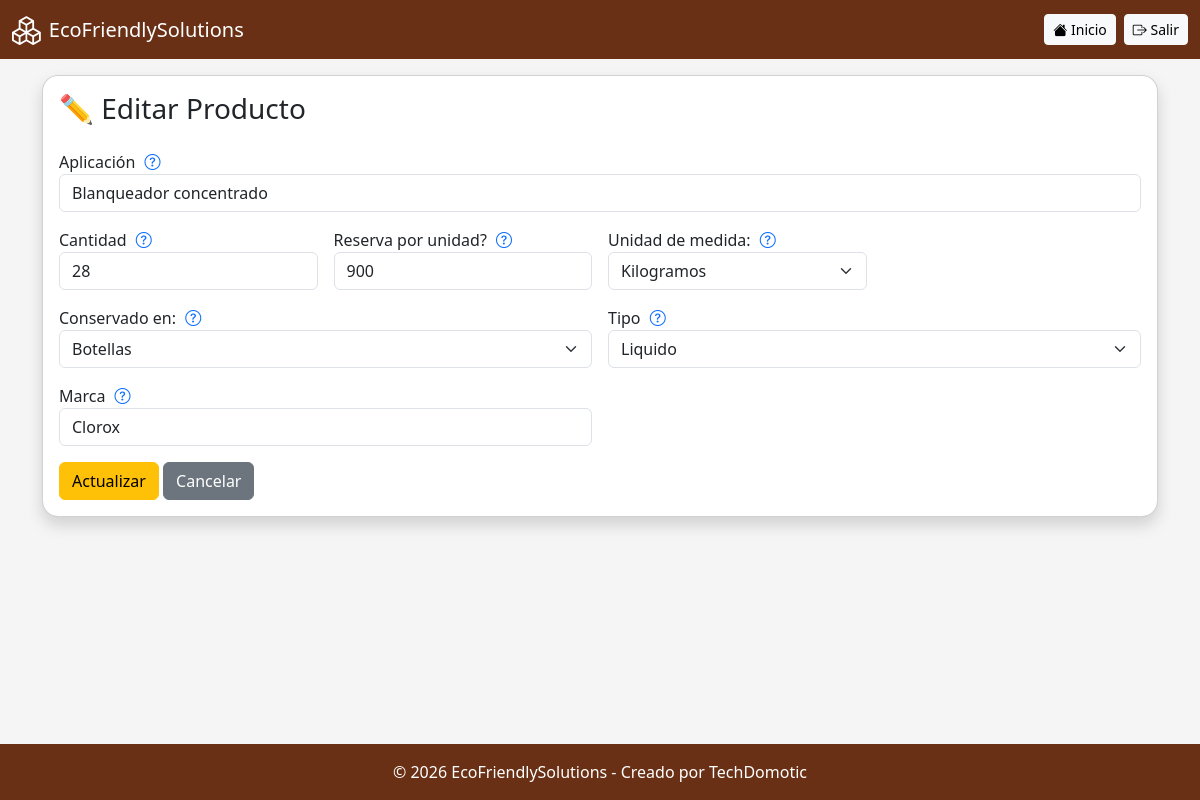
Page /productos/editar.php?id=3 (signed in) on the earlier database version.
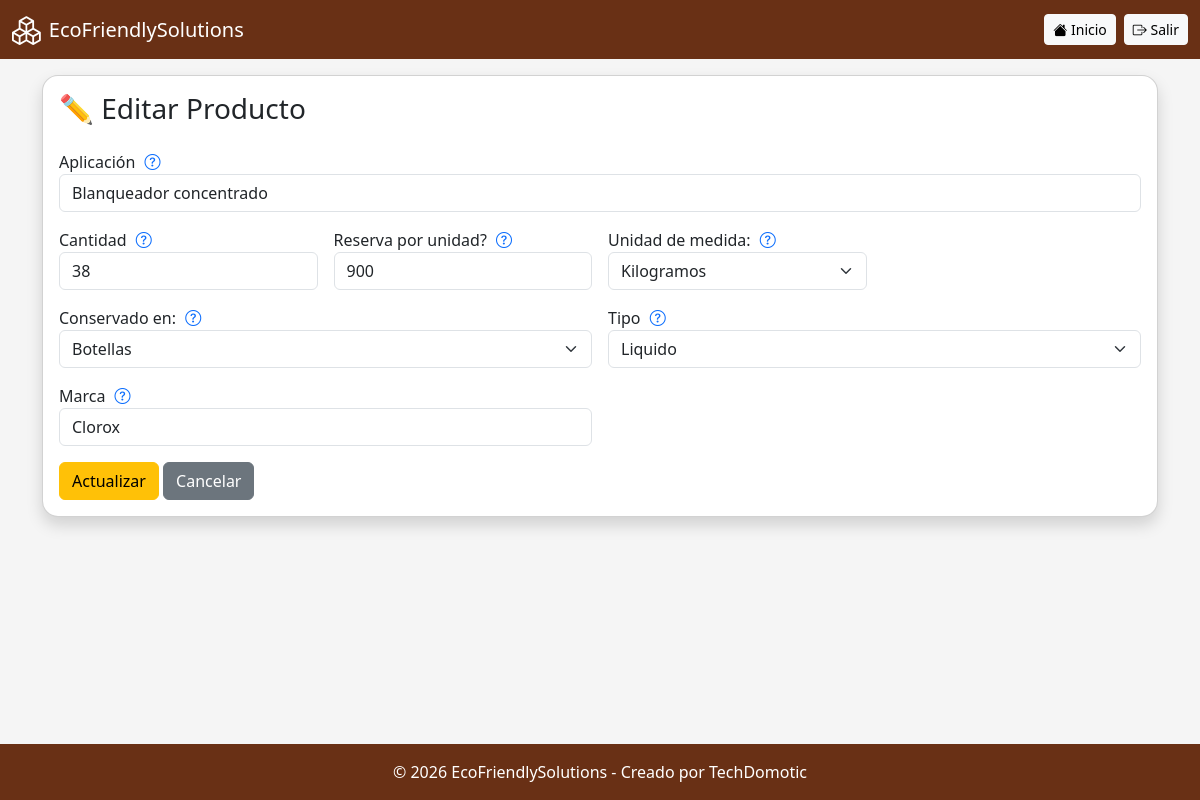
Same page on the later database version.
### tables this page shows
CREATE TABLE `productos` (
  `id_producto` int(11) NOT NULL,
  `nombre` varchar(250) NOT NULL,
  `cantidad` double DEFAULT NULL,
  `reserva` double DEFAULT NULL,
  `total` double DEFAULT NULL,
  `medida` varchar(120) DEFAULT NULL,
  `conservado` varchar(120) DEFAULT NULL,
  `tipo` varchar(120) DEFAULT NULL,
  `marca` varchar(120) DEFAULT NULL,
  `estatus` tinyint(1) DEFAULT 1,
  `fecha_eliminacion` timestamp NOT NULL DEFAULT current_timestamp() ON UPDATE current_timestamp(),
  `fecha_creacion` timestamp NOT NULL DEFAULT current_timestamp()
);

### productos/editar.php (the view, shortened to what this page needs)
<?php
include '../includes/conexion.php';
include '../includes/header.php';
$id = intval($_GET['id']);
$producto = $conn->query("
SELECT * FROM productos WHERE id_producto=$id
")->fetch_assoc();
?>
<div class="card shadow rounded-4">
<div class="card-body">
<h3 class="mb-4">✏️ Editar Producto</h3>
<form method="POST" class="row g-3">
<div class="col-12">
<label>Aplicaci&oacute;n
    <i class="bi bi-question-circle text-primary"
     style="cursor: pointer; margin-left: 5px;"
     data-bs-toggle="tooltip"
     data-bs-placement="top"
     title="Describa para qué sirve el producto. Ejemplo: Limpieza de superficies.">
  </i>
</label>
<input type="text" name="nombre"
class="form-control"
value="<?= htmlspecialchars($producto['nombre']); ?>"
required>
</div>
<div class="col-md-3">
<label>Cantidad
    <i class="bi bi-question-circle text-primary"
     style="cursor: pointer; margin-left: 5px;"
     data-bs-toggle="tooltip"
     data-bs-placement="top"
     title="Escriba en unidades cuantos productos tiene.">
    </i>
</label>
<input type="double"
name="cantidad"
class="form-control"
value="<?= $producto['cantidad']; ?>"
required>
</div>
<div class="col-md-3">
<label>Reserva por unidad?
    <i class="bi bi-question-circle text-primary"
     style="cursor: pointer; margin-left: 5px;"
     data-bs-toggle="tooltip"
     data-bs-placement="top"
     title="Escriba cuanto pesa por producto en cantidad númerica. Ejemplo: 1 botella igual a 900 ML">
    </i>
</label>
<input type="number" step="0"
name="reserva"
class="form-control"
value="<?= $producto['reserva']; ?>"
required>
</div>
<div class="col-md-3">
<label>Unidad de medida:
    <i class="bi bi-question-circle text-primary"
     style="cursor: pointer; margin-left: 5px;"
     data-bs-toggle="tooltip"
     data-bs-placement="top"
     title="Seleccione la unidad de medida del producto">
    </i>
</label>
<select name="medida" class="form-select" required>
<option value="kg">Kilogramos</option>
</select>
</div>
<div class="col-md-6">
<label>Conservado en:
    <i class="bi bi-question-circle text-primary"
     style="cursor: pointer; margin-left: 5px;"
     data-bs-toggle="tooltip"
     data-bs-placement="top"
     title="Seleccione como se conserva el producto">
    </i>
</label>
<select name="conservado" class="form-select">
<option value="Botellas" <?= $producto['conservado']=='Botellas'?'selected':'' ?>>Botellas</option>
</select>
</div>
<div class="col-md-6">
<label>Tipo
    <i class="bi bi-question-circle text-primary"
     style="cursor: pointer; margin-left: 5px;"
     data-bs-toggle="tooltip"
     data-bs-placement="top"
     title="Seleccione como esta hecho el producto.">
    </i>
</label>
<select name="tipo" class="form-select">
<option value="Liquido" <?= $producto['tipo']=='Liquido'?'selected':'' ?>>Liquido</option>
</select>
</div>
<div class="col-md-6">
<label>Marca
    <i class="bi bi-question-circle text-primary"
     style="cursor: pointer; margin-left: 5px;"
     data-bs-toggle="tooltip"
     data-bs-placement="top"
     title="Escriba que distribuidor representa el producto.">
    </i>
</label>
<input type="text" name="marca"
class="form-control"
value="<?= htmlspecialchars($producto['marca']); ?>"
required>
</div>
<div class="col-12 mt-3">
<button class="btn btn-warning">Actualizar</button>
<a href="listar.php" class="btn btn-secondary">Cancelar</a>
</div>
</form>
</div>
</div>
<?php include '../includes/footer.php'; ?>

Differences in the rows shown:
changed productos "Blanqueador concentrado": cantidad "28" → "38"
